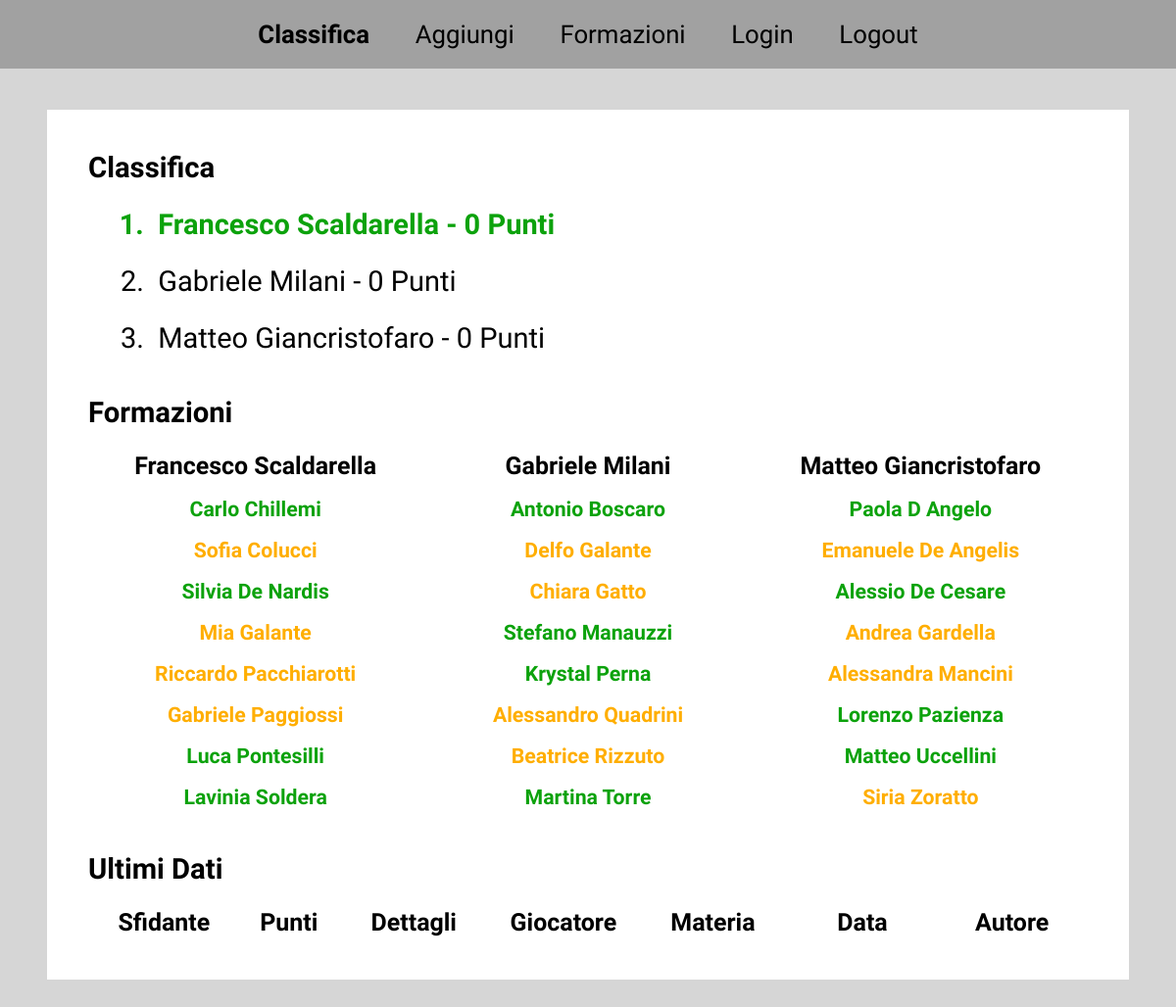
The page / on the database its author committed.
### tables this page shows
CREATE TABLE `sfidanti` (
  `id` int(11) NOT NULL,
  `username` varchar(20) NOT NULL,
  `password` varchar(20) NOT NULL,
  `nome` varchar(24) DEFAULT NULL,
  `punti` int(11) NOT NULL DEFAULT 0
);

CREATE TABLE `giocatori` (
  `id` int(11) NOT NULL,
  `proprietario` int(11) DEFAULT NULL,
  `nome` varchar(25) NOT NULL,
  `punti` int(11) NOT NULL DEFAULT 0,
  `attivo` tinyint(1) NOT NULL DEFAULT 0,
  `ultimoVoto` date DEFAULT NULL
);

### basics/connection.php (called while the page is built, shortened)
<?php
    include "basics/DatabaseTable.php";
    $pdo = new PDO('mysql:host=localhost;dbname=fantint', 'fantuser', 'fanta123');
    $sfidTab = new DatabaseTable($pdo, 'sfidanti', 'id');
    $giocTab = new DatabaseTable($pdo, 'giocatori', 'id');
    $rawSfidanti = $sfidTab->findAll();
    $sfidanti = [];
    foreach ($rawSfidanti as $key => $rawSfidante) {
        $sfidanti[$rawSfidante->id] = $rawSfidante;
    }
    $nomiSfidanti = [];
    foreach ($sfidanti as $sfidante) {
        $nomiSfidanti[$sfidante->id] = $sfidante->nome;
    }
    $classifica = $sfidTab->findAll('punti DESC');
    $rawGiocatori = $giocTab->findAll();
    foreach ($rawGiocatori as $key => $rawGiocatore) {
        if (!(in_array($rawGiocatore->nome, $nomiSfidanti))) {
            $giocatori[$rawGiocatore->id] = $rawGiocatore;
        }
    }
    $giocatoriPerSfidante = [];
    foreach ($sfidanti as $id => $sfidante) {
        $giocatoriPerSfidante[$id] = [];
    }
    foreach ($giocatori as $key => $giocatore) {
        $giocatoriPerSfidante[$giocatore->proprietario][] = $giocatore;
    }

### basics/DatabaseTable.php (called while the page is built, shortened)
<?php
    class DatabaseTable {
        private $PDO;
        private $table;
        private $className;
        private $constructorArgs;
        public function __construct(\PDO $PDO, string $table, $primaryKey, string $className = '\stdClass', array $constructorArgs = []) {
            $this->PDO = $PDO;
            $this->table = $table;
            $this->className = $className;
            $this->constructorArgs = $constructorArgs;
        }
        private function query($sql, $pars=[]) {
            $query = $this->PDO->prepare($sql);
            $query->execute($pars);
            return $query;
        }
        public function findAll($orderBy = null, $limit = null, $offset = null) {
            $query = 'SELECT * FROM `' . $this->table . '`';
            if ($orderBy != null) {
                $query .= ' ORDER BY ' . $orderBy;
            }
            if ($limit != null) {
                $query .= ' LIMIT ' . $limit;
            }
            $result = $this->query($query);
            return $result->fetchAll(\PDO::FETCH_CLASS, $this->className, $this->constructorArgs);
        }
    }

### index.php (the view, shortened to what this page needs)
<!DOCTYPE html>
<?php
	include 'basics/connection.php';
?>
<html lang="en">
	<head>
		<link rel="stylesheet" href="style/style.css">
	</head>
	<body>
		<header>
			<div>
				<a class="thisPage">Classifica</a>
				<a href="addPage.php">Aggiungi</a>
				<a href="formationsPage.php">Formazioni</a>
				<a href="loginPage.php">Login</a>
				<a href="logout.php">Logout</a>
			</div>
		</header>
		<main>
			<div class="container">
				<p class="subtitle">Classifica</p>
				<ol class="classifica">
					<?php foreach ($classifica as $sfidante) : ?>
						<li>&nbsp;<?= $sfidante->nome ?> - <?= $sfidante->punti ?? 0 ?> Punti</li>
					<?php endforeach; ?>
				</ol>
			</div>
			<div class="container">
				<p class="subtitle">Formazioni</p>
				<table class="formations-home-table">
					<?php for ($i = 0; $i < count($sfidanti); $i++) : ?>
						<col width="<?= 100 / count($sfidanti) ?>%">
					<?php endfor;?>
					<thead>
						<tr>
							<?php foreach ($sfidanti as $sfidante) : ?>
								<th><?= $sfidante->nome ?></th>
							<?php endforeach; ?>
						</tr>
					</thead>
					<tbody>
						<?php for ($i = 0; $i < (count($giocatori) / count ($sfidanti)); $i ++) : ?>
							<tr>
								<?php foreach ($sfidanti as $idSfid => $sfidante) : ?>
									<?php $gio = $giocatoriPerSfidante[$idSfid][$i]; ?>
									<td class="bold <?= $gio->attivo ? 'giocAttivo' : 'giocPanchina' ?>"><?= $gio->nome ?></td>
								<?php endforeach; ?>
							</tr>
						<?php endfor; ?>
					</tbody>
				</table>
			</div>
			<div class="container">
				<p class="subtitle">Ultimi Dati</p>
				<table class="last42">
					<col width="15%">
					<col width="10%">
					<col width="15%">
					<col width="15%">
					<col width="15%">
					<col width="15%">
					<col width="15%">
					<thead>
						<th>Sfidante</th>
						<th>Punti</th>
						<th>Dettagli</th>
						<th>Giocatore</th>
						<th>Materia</th>
						<th>Data</th>
						<th>Autore</th>
					</thead>
				</table>
			</div>
		</main>
	</body>
</html>

### style/style.css (style rules this page uses)
* { margin: 0; padding: 0; font-family: 'Inter Tight', sans-serif; font-size: 1.1em; }
a, a:visited { color: black; text-decoration: none; }
a.thisPage { font-weight: bold; }
body { display: flex; flex-direction: column; align-items: center; width: 100%; background-color: #d6d6d6; }
body > *, header div { display: flex; flex-direction: column; align-items: center; justify-content: center; width: 100%; }
header { background-color: #a1a1a1 ; }
header div { flex-direction: row !important; justify-content: space-around; width: 60%; padding: 20px; }
main { width: 85%; margin-top: 42px; margin-bottom: 42px; padding: 42px; background-color: white; }
main > *:not(:first-child) { margin-top: 42px; }
.container { width: 100%; }
.subtitle { font-size: 1.25em; font-weight: bold; }
ol { padding-left: 64px; }
.classifica { font-size: 1.125em; }
.classifica li { margin-top: 24px; }
.classifica :first-child { color: rgb(12, 162, 12); font-weight: bold; }
table { width: 100%; table-layout: fixed; text-align: center; }
tbody { font-size: 0.825em; }
.formations-home-table { margin-top: 21px; font-size: 0.8em; }
.formations-home-table td { padding-top: 15px; margin-top: 21px; font-size: 1.25em; }
.last42 { margin-top: 21px; font-size: 0.8em; }
.bold { font-weight: bold; }
.giocAttivo { color: rgb(12, 162, 12); }
.giocPanchina { color: rgb(255, 174, 0) }

### rows shown on the page
sfidanti: nome "Francesco Scaldarella", punti "0"
sfidanti: nome "Gabriele Milani", punti "0"
sfidanti: nome "Matteo Giancristofaro", punti "0"
giocatori: nome "Carlo Chillemi"
giocatori: nome "Antonio Boscaro"
giocatori: nome "Paola D Angelo"
giocatori: nome "Sofia Colucci"
giocatori: nome "Delfo Galante"
giocatori: nome "Emanuele De Angelis"
giocatori: nome "Silvia De Nardis"
giocatori: nome "Chiara Gatto"
giocatori: nome "Alessio De Cesare"
giocatori: nome "Mia Galante"
giocatori: nome "Stefano Manauzzi"
giocatori: nome "Andrea Gardella"
giocatori: nome "Riccardo Pacchiarotti"
giocatori: nome "Krystal Perna"
giocatori: nome "Alessandra Mancini"
giocatori: nome "Gabriele Paggiossi"
giocatori: nome "Alessandro Quadrini"
giocatori: nome "Lorenzo Pazienza"
giocatori: nome "Luca Pontesilli"
giocatori: nome "Beatrice Rizzuto"
giocatori: nome "Matteo Uccellini"
giocatori: nome "Lavinia Soldera"
giocatori: nome "Martina Torre"
giocatori: nome "Siria Zoratto"
